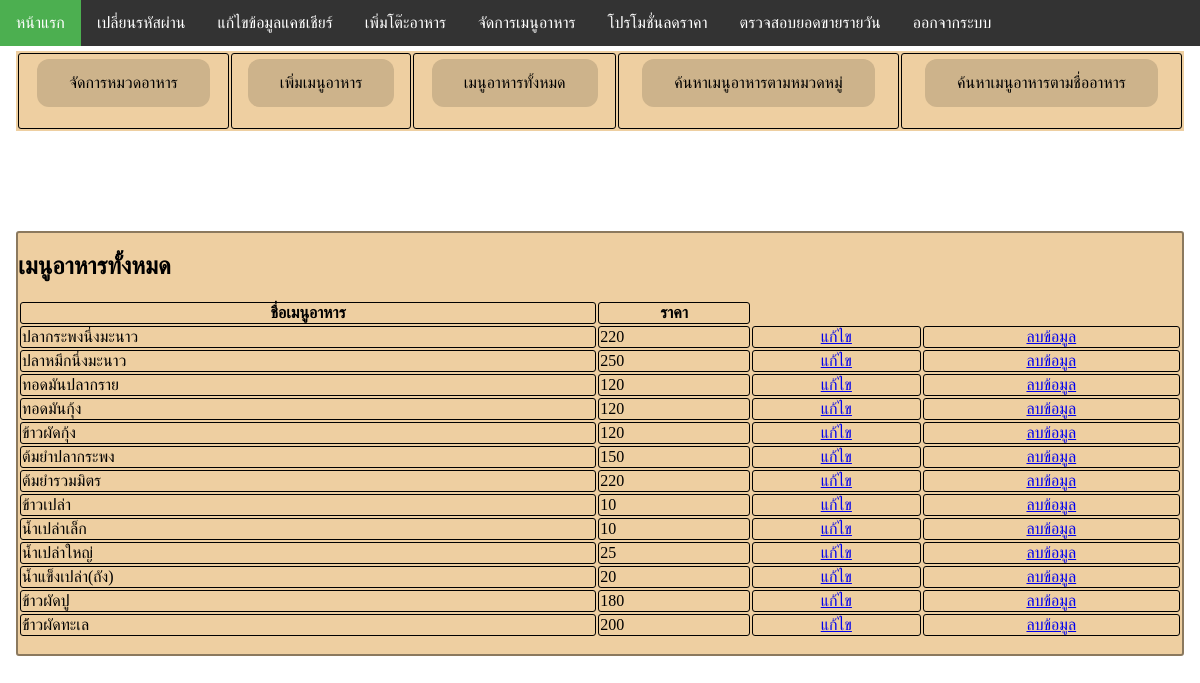
/sermmit/show_menu.php, run on the app's committed database.
### tables this page shows
CREATE TABLE `foodmenu` (
  `food_id` int(4) NOT NULL,
  `food_name` varchar(50) NOT NULL,
  `food_price` int(11) NOT NULL,
  `type_id` int(10) NOT NULL
);

### sermmit/show_menu.php (the view, shortened to what this page needs)
<html>
<head>
</head>
<body>
<ul class="ul">
	<li class="li"><a class="active" href="admin_page.php">หน้าแรก</a></li>
  <li class="li"><a  href="edit_profile_admin.php">เปลี่ยนรหัสผ่าน</a></li>
   <li class="li"><a href="deletecash.php">แก้ไขข้อมูลแคชเชียร์</a></li>
   	 <li class="li"><a href="regis_table.php">เพิ่มโต๊ะอาหาร</a></li>
 <li class="li"><a href="show_menu.php">จัดการเมนูอาหาร</a></li>
 <li class="li"><a href="edit_sale.php">โปรโมชั่นลดราคา</a></li>
   <li class="li"><a href="reportmoney.php">ตรวจสอบยอดขายรายวัน</a></li>
  <li class="li"><a href="logout.php">ออกจากระบบ</a></li>
</ul>
<div style="margin-left:auto; margin-right: auto; padding:1px 16px;height:1000px; margin-top: 50px;">
<table>
<tr>
<th>
<form name="frmMain" method="post" action="edit_menu_type.php">
<button class="button button4">จัดการหมวดอาหาร</button>
</form></th>
<th>
<form name="frmMain" method="post" action="regis_menu.php">
<button class="button button4">เพิ่มเมนูอาหาร</button>
</form></th>
<th>
<form name="frmMain" method="post" action="show_menu.php">
<button class="button button4">เมนูอาหารทั้งหมด</button>
</form>
</th>
<th>
<form name="frmMain" method="post" action="find_type.php">
<button class="button button4">ค้นหาเมนูอาหารตามหมวดหมู่</button>
</form>
</th>
<th>
<form name="frmMain" method="post" action="find_name.php">
<button class="button button4">ค้นหาเมนูอาหารตามชื่ออาหาร</button>
</form>
</th>
</tr>
</table>
<div class="container" id="section">
<form name="form1" method="post" action="save_register_menu.php">
<h2>เมนูอาหารทั้งหมด</h2>
<?php
$strSQL = "SELECT * FROM foodmenu";
$objQuery = mysql_query($strSQL) or die ("Error Query [".$strSQL."]");
?>
<table>
  <tr>
    <th > <div align="center">ชื่อเมนูอาหาร</div></th>
    <th> <div align="center">ราคา </div></th>
  </tr>
<?php
while($objResult = mysql_fetch_array($objQuery))
{
?>
  <tr>
    <td><?php echo $objResult["food_name"];?></td>
    <td><?php echo $objResult["food_price"];?></td>
   <td align="center"><a href="phpMySQLEditRecordForm.php?foodID=<?php echo $objResult["food_id"];?>">แก้ไข</a></td>
   	<td align="center"><a href="JavaScript:if(confirm('Confirm Delete?')==true){window.location='phpMySQLDeleteRecord.php?CusID=<?php echo $objResult["food_id"];?>';}">ลบข้อมูล</a></td>
  </tr>
<?php
}
?>
</table>
</form>
</div>
</div>
</body>
</html>

### sermmit/show_menu.php (style rules this page uses)
table { background: #EECFA1; width: 100%; }
table tr td { border: 1px solid ; -webkit-border-radius: 3px; -moz-border-radius: 3px; border-radius: 3px; }
table th { border: 1px solid ; -webkit-border-radius: 3px; -moz-border-radius: 3px; border-radius: 3px; }
.container { margin: 100px auto; background: #EECFA1; border: 2px solid #8B795E; -webkit-border-radius: 3px; -moz-border-radius: 3px; border-radius: 3px; color: #000; }
.ul { list-style-type: none; margin: 0; padding: 0; overflow: hidden; background-color: #333; position: fixed; top: 0; width: 100%; left: 0; }
.li { float: left; }
.li a { display: block; color: white; text-align: center; padding: 14px 16px; text-decoration: none; }
.active { background-color: #4CAF50; }
body { margin: 0; }
.button { background-color: #CDB38B; border: none; color: #000; padding: 15px 32px; text-align: center; text-decoration: none; display: inline-block; font-size: 16px; margin: 4px 2px; cursor: pointer; }
.button4 { border-radius: 12px; }

### data on the page
foodmenu: food_name "ปลากระพงนึ่งมะนาว", food_price "220"
foodmenu: food_name "ปลาหมึกนึ่งมะนาว", food_price "250"
foodmenu: food_name "ทอดมันปลากราย", food_price "120"
foodmenu: food_name "ทอดมันกุ้ง", food_price "120"
foodmenu: food_name "ข้าวผัดกุ้ง", food_price "120"
foodmenu: food_name "ต้มยำปลากระพง", food_price "150"
foodmenu: food_name "ต้มยำรวมมิตร", food_price "220"
foodmenu: food_name "ข้าวเปล่า", food_price "10"
foodmenu: food_name "น้ำเปล่าเล็ก", food_price "10"
foodmenu: food_name "น้ำเปล่าใหญ่", food_price "25"
foodmenu: food_name "น้ำแข็งเปล่า(ถัง)", food_price "20"
foodmenu: food_name "ข้าวผัดปู", food_price "180"
foodmenu: food_name "ข้้าวผัดทะเล", food_price "200"
